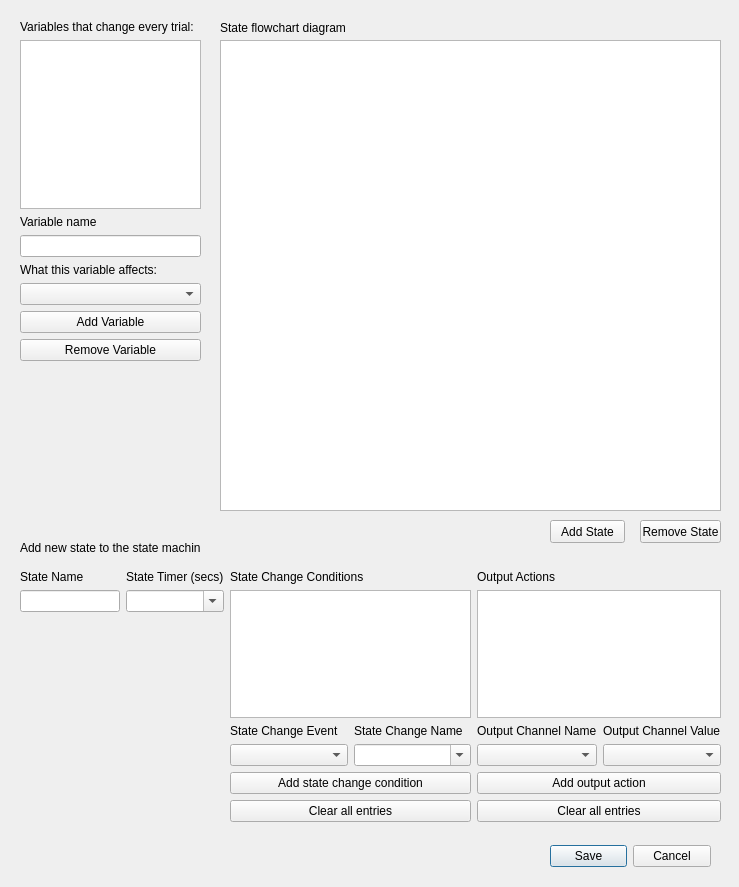
<?xml version="1.0" encoding="UTF-8"?>
<ui version="4.0">
 <class>Dialog</class>
 <widget class="QDialog" name="Dialog">
  <property name="geometry">
   <rect>
    <x>0</x>
    <y>0</y>
    <width>739</width>
    <height>887</height>
   </rect>
  </property>
  <property name="windowTitle">
   <string>Dialog</string>
  </property>
  <widget class="QDialogButtonBox" name="buttonBox">
   <property name="geometry">
    <rect>
     <x>550</x>
     <y>840</y>
     <width>161</width>
     <height>32</height>
    </rect>
   </property>
   <property name="orientation">
    <enum>Qt::Horizontal</enum>
   </property>
   <property name="standardButtons">
    <set>QDialogButtonBox::Cancel|QDialogButtonBox::Save</set>
   </property>
  </widget>
  <widget class="QLabel" name="addNewStateLabel">
   <property name="geometry">
    <rect>
     <x>20</x>
     <y>540</y>
     <width>181</width>
     <height>16</height>
    </rect>
   </property>
   <property name="text">
    <string>Add new state to the state machine</string>
   </property>
  </widget>
  <widget class="QWidget" name="gridLayoutWidget">
   <property name="geometry">
    <rect>
     <x>20</x>
     <y>570</y>
     <width>701</width>
     <height>252</height>
    </rect>
   </property>
   <layout class="QGridLayout" name="gridLayout">
    <item row="2" column="4">
     <widget class="QLabel" name="stateChangeNameLabel">
      <property name="text">
       <string>State Change Name</string>
      </property>
     </widget>
    </item>
    <item row="2" column="5">
     <widget class="QLabel" name="outputChannelNameLabel">
      <property name="text">
       <string>Output Channel Name</string>
      </property>
     </widget>
    </item>
    <item row="0" column="1">
     <widget class="QLabel" name="stateTimerLabel">
      <property name="text">
       <string>State Timer (secs)</string>
      </property>
     </widget>
    </item>
    <item row="2" column="3">
     <widget class="QLabel" name="stateChangeEventLabel">
      <property name="text">
       <string>State Change Event</string>
      </property>
     </widget>
    </item>
    <item row="4" column="3" colspan="2">
     <widget class="QPushButton" name="addStateChangeConditionButton">
      <property name="text">
       <string>Add state change condition</string>
      </property>
     </widget>
    </item>
    <item row="4" column="5" colspan="2">
     <widget class="QPushButton" name="addOutputActionButton">
      <property name="text">
       <string>Add output action</string>
      </property>
     </widget>
    </item>
    <item row="5" column="3" colspan="2">
     <widget class="QPushButton" name="clearStateChangeConditionsButton">
      <property name="text">
       <string>Clear all entries</string>
      </property>
     </widget>
    </item>
    <item row="1" column="0" alignment="Qt::AlignTop">
     <widget class="QLineEdit" name="stateNameLineEdit"/>
    </item>
    <item row="1" column="5" colspan="2">
     <widget class="QListWidget" name="outputActionsListWidget"/>
    </item>
    <item row="2" column="6">
     <widget class="QLabel" name="outputChannelValueLabel">
      <property name="text">
       <string>Output Channel Value</string>
      </property>
     </widget>
    </item>
    <item row="0" column="5" colspan="2">
     <widget class="QLabel" name="outputActionsLabel">
      <property name="text">
       <string>Output Actions</string>
      </property>
     </widget>
    </item>
    <item row="0" column="0">
     <widget class="QLabel" name="stateNameLabel">
      <property name="text">
       <string>State Name</string>
      </property>
     </widget>
    </item>
    <item row="3" column="4">
     <widget class="QComboBox" name="stateChangeNameComboBox">
      <property name="editable">
       <bool>true</bool>
      </property>
     </widget>
    </item>
    <item row="3" column="5">
     <widget class="QComboBox" name="outputChannelNameComboBox"/>
    </item>
    <item row="3" column="3">
     <widget class="QComboBox" name="stateChangeEventComboBox"/>
    </item>
    <item row="5" column="5" colspan="2">
     <widget class="QPushButton" name="clearOutputActionsButton">
      <property name="text">
       <string>Clear all entries</string>
      </property>
     </widget>
    </item>
    <item row="0" column="3" colspan="2">
     <widget class="QLabel" name="stateChangeConditionsLabel">
      <property name="text">
       <string>State Change Conditions</string>
      </property>
     </widget>
    </item>
    <item row="3" column="6">
     <widget class="QComboBox" name="outputChannelValueComboBox"/>
    </item>
    <item row="1" column="3" colspan="2">
     <widget class="QListWidget" name="stateChangeConditionsListWidget"/>
    </item>
    <item row="1" column="1" alignment="Qt::AlignTop">
     <widget class="QComboBox" name="stateTimerComboBox">
      <property name="editable">
       <bool>true</bool>
      </property>
     </widget>
    </item>
   </layout>
  </widget>
  <widget class="QPushButton" name="addStateButton">
   <property name="geometry">
    <rect>
     <x>550</x>
     <y>520</y>
     <width>75</width>
     <height>23</height>
    </rect>
   </property>
   <property name="text">
    <string>Add State</string>
   </property>
  </widget>
  <widget class="QPushButton" name="removeStateButton">
   <property name="geometry">
    <rect>
     <x>640</x>
     <y>520</y>
     <width>81</width>
     <height>23</height>
    </rect>
   </property>
   <property name="text">
    <string>Remove State</string>
   </property>
  </widget>
  <widget class="QGraphicsView" name="graphicsView">
   <property name="geometry">
    <rect>
     <x>220</x>
     <y>40</y>
     <width>501</width>
     <height>471</height>
    </rect>
   </property>
  </widget>
  <widget class="QLabel" name="stateFlowchartLabel">
   <property name="geometry">
    <rect>
     <x>220</x>
     <y>20</y>
     <width>141</width>
     <height>16</height>
    </rect>
   </property>
   <property name="text">
    <string>State flowchart diagram</string>
   </property>
  </widget>
  <widget class="QWidget" name="verticalLayoutWidget">
   <property name="geometry">
    <rect>
     <x>20</x>
     <y>20</y>
     <width>181</width>
     <height>341</height>
    </rect>
   </property>
   <layout class="QVBoxLayout" name="verticalLayout">
    <item>
     <widget class="QLabel" name="variablesLabel">
      <property name="text">
       <string>Variables that change every trial:</string>
      </property>
     </widget>
    </item>
    <item>
     <widget class="QListWidget" name="variablesListWidget"/>
    </item>
    <item>
     <widget class="QLabel" name="variableNameLabel">
      <property name="text">
       <string>Variable name</string>
      </property>
     </widget>
    </item>
    <item>
     <widget class="QLineEdit" name="variableNameLineEdit"/>
    </item>
    <item>
     <widget class="QLabel" name="variableAffectsLabel">
      <property name="text">
       <string>What this variable affects:</string>
      </property>
     </widget>
    </item>
    <item>
     <widget class="QComboBox" name="variableAffectsComboBox"/>
    </item>
    <item>
     <widget class="QPushButton" name="addVariableButton">
      <property name="text">
       <string>Add Variable</string>
      </property>
     </widget>
    </item>
    <item>
     <widget class="QPushButton" name="removeVariableButton">
      <property name="text">
       <string>Remove Variable</string>
      </property>
     </widget>
    </item>
   </layout>
  </widget>
 </widget>
 <tabstops>
  <tabstop>stateNameLineEdit</tabstop>
  <tabstop>stateTimerComboBox</tabstop>
  <tabstop>stateChangeEventComboBox</tabstop>
  <tabstop>stateChangeNameComboBox</tabstop>
  <tabstop>addStateChangeConditionButton</tabstop>
  <tabstop>clearStateChangeConditionsButton</tabstop>
  <tabstop>outputChannelNameComboBox</tabstop>
  <tabstop>outputChannelValueComboBox</tabstop>
  <tabstop>addOutputActionButton</tabstop>
  <tabstop>clearOutputActionsButton</tabstop>
  <tabstop>addStateButton</tabstop>
  <tabstop>removeStateButton</tabstop>
  <tabstop>variableNameLineEdit</tabstop>
  <tabstop>variableAffectsComboBox</tabstop>
  <tabstop>addVariableButton</tabstop>
  <tabstop>removeVariableButton</tabstop>
  <tabstop>variablesListWidget</tabstop>
  <tabstop>graphicsView</tabstop>
  <tabstop>stateChangeConditionsListWidget</tabstop>
  <tabstop>outputActionsListWidget</tabstop>
 </tabstops>
 <resources/>
 <connections>
  <connection>
   <sender>buttonBox</sender>
   <signal>rejected()</signal>
   <receiver>Dialog</receiver>
   <slot>reject()</slot>
   <hints>
    <hint type="sourcelabel">
     <x>656</x>
     <y>850</y>
    </hint>
    <hint type="destinationlabel">
     <x>286</x>
     <y>274</y>
    </hint>
   </hints>
  </connection>
 </connections>
</ui>
